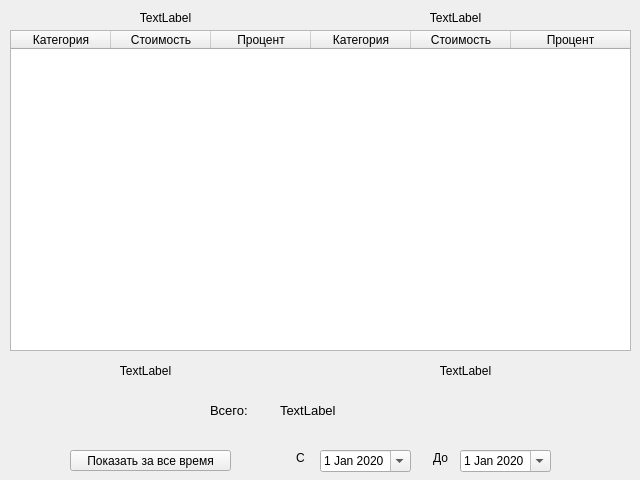
<?xml version="1.0" encoding="UTF-8"?>
<ui version="4.0">
 <class>Statistik</class>
 <widget class="QWidget" name="Statistik">
  <property name="geometry">
   <rect>
    <x>0</x>
    <y>0</y>
    <width>640</width>
    <height>480</height>
   </rect>
  </property>
  <property name="minimumSize">
   <size>
    <width>640</width>
    <height>480</height>
   </size>
  </property>
  <property name="maximumSize">
   <size>
    <width>640</width>
    <height>480</height>
   </size>
  </property>
  <property name="windowTitle">
   <string>RashodStatistic</string>
  </property>
  <widget class="QDateEdit" name="dateSEnd">
   <property name="geometry">
    <rect>
     <x>460</x>
     <y>450</y>
     <width>91</width>
     <height>22</height>
    </rect>
   </property>
   <property name="minimumDate">
    <date>
     <year>2000</year>
     <month>1</month>
     <day>1</day>
    </date>
   </property>
   <property name="calendarPopup">
    <bool>true</bool>
   </property>
   <property name="date">
    <date>
     <year>2020</year>
     <month>1</month>
     <day>1</day>
    </date>
   </property>
  </widget>
  <widget class="QDateEdit" name="dateSStart">
   <property name="geometry">
    <rect>
     <x>320</x>
     <y>450</y>
     <width>91</width>
     <height>22</height>
    </rect>
   </property>
   <property name="minimumDate">
    <date>
     <year>2000</year>
     <month>1</month>
     <day>1</day>
    </date>
   </property>
   <property name="calendarPopup">
    <bool>true</bool>
   </property>
   <property name="date">
    <date>
     <year>2020</year>
     <month>1</month>
     <day>1</day>
    </date>
   </property>
  </widget>
  <widget class="QTableWidget" name="tableWidgetStat">
   <property name="geometry">
    <rect>
     <x>10</x>
     <y>30</y>
     <width>621</width>
     <height>321</height>
    </rect>
   </property>
   <property name="showGrid">
    <bool>true</bool>
   </property>
   <property name="wordWrap">
    <bool>false</bool>
   </property>
   <property name="cornerButtonEnabled">
    <bool>false</bool>
   </property>
   <property name="columnCount">
    <number>6</number>
   </property>
   <attribute name="horizontalHeaderCascadingSectionResizes">
    <bool>false</bool>
   </attribute>
   <attribute name="horizontalHeaderMinimumSectionSize">
    <number>40</number>
   </attribute>
   <attribute name="horizontalHeaderDefaultSectionSize">
    <number>100</number>
   </attribute>
   <attribute name="horizontalHeaderHighlightSections">
    <bool>false</bool>
   </attribute>
   <attribute name="horizontalHeaderShowSortIndicator" stdset="0">
    <bool>false</bool>
   </attribute>
   <attribute name="horizontalHeaderStretchLastSection">
    <bool>true</bool>
   </attribute>
   <column>
    <property name="text">
     <string>Категория</string>
    </property>
   </column>
   <column>
    <property name="text">
     <string>Стоимость</string>
    </property>
   </column>
   <column>
    <property name="text">
     <string>Процент</string>
    </property>
   </column>
   <column>
    <property name="text">
     <string>Категория</string>
    </property>
   </column>
   <column>
    <property name="text">
     <string>Стоимость</string>
    </property>
   </column>
   <column>
    <property name="text">
     <string>Процент</string>
    </property>
   </column>
  </widget>
  <widget class="QLabel" name="label_6">
   <property name="geometry">
    <rect>
     <x>290</x>
     <y>450</y>
     <width>21</width>
     <height>16</height>
    </rect>
   </property>
   <property name="text">
    <string>С</string>
   </property>
   <property name="alignment">
    <set>Qt::AlignCenter</set>
   </property>
  </widget>
  <widget class="QLabel" name="label_7">
   <property name="geometry">
    <rect>
     <x>430</x>
     <y>450</y>
     <width>21</width>
     <height>16</height>
    </rect>
   </property>
   <property name="text">
    <string>До</string>
   </property>
   <property name="alignment">
    <set>Qt::AlignCenter</set>
   </property>
  </widget>
  <widget class="QPushButton" name="pushButtonStatAll">
   <property name="geometry">
    <rect>
     <x>70</x>
     <y>450</y>
     <width>161</width>
     <height>21</height>
    </rect>
   </property>
   <property name="text">
    <string>Показать за все время</string>
   </property>
  </widget>
  <widget class="QLabel" name="label">
   <property name="geometry">
    <rect>
     <x>210</x>
     <y>400</y>
     <width>51</width>
     <height>21</height>
    </rect>
   </property>
   <property name="font">
    <font>
     <pointsize>10</pointsize>
    </font>
   </property>
   <property name="layoutDirection">
    <enum>Qt::LeftToRight</enum>
   </property>
   <property name="text">
    <string>Всего:</string>
   </property>
  </widget>
  <widget class="QLabel" name="label_Sum">
   <property name="geometry">
    <rect>
     <x>280</x>
     <y>400</y>
     <width>101</width>
     <height>21</height>
    </rect>
   </property>
   <property name="font">
    <font>
     <pointsize>10</pointsize>
    </font>
   </property>
   <property name="layoutDirection">
    <enum>Qt::LeftToRight</enum>
   </property>
   <property name="text">
    <string>TextLabel</string>
   </property>
  </widget>
  <widget class="QLabel" name="label_Name1">
   <property name="geometry">
    <rect>
     <x>110</x>
     <y>10</y>
     <width>111</width>
     <height>16</height>
    </rect>
   </property>
   <property name="text">
    <string>TextLabel</string>
   </property>
   <property name="alignment">
    <set>Qt::AlignCenter</set>
   </property>
  </widget>
  <widget class="QLabel" name="label_Name2">
   <property name="geometry">
    <rect>
     <x>400</x>
     <y>10</y>
     <width>111</width>
     <height>16</height>
    </rect>
   </property>
   <property name="text">
    <string>TextLabel</string>
   </property>
   <property name="alignment">
    <set>Qt::AlignCenter</set>
   </property>
  </widget>
  <widget class="QLabel" name="label_Sum1">
   <property name="geometry">
    <rect>
     <x>110</x>
     <y>360</y>
     <width>71</width>
     <height>21</height>
    </rect>
   </property>
   <property name="text">
    <string>TextLabel</string>
   </property>
   <property name="alignment">
    <set>Qt::AlignCenter</set>
   </property>
  </widget>
  <widget class="QLabel" name="label_Sum2">
   <property name="geometry">
    <rect>
     <x>430</x>
     <y>360</y>
     <width>71</width>
     <height>21</height>
    </rect>
   </property>
   <property name="text">
    <string>TextLabel</string>
   </property>
   <property name="alignment">
    <set>Qt::AlignCenter</set>
   </property>
  </widget>
 </widget>
 <resources/>
 <connections/>
</ui>
